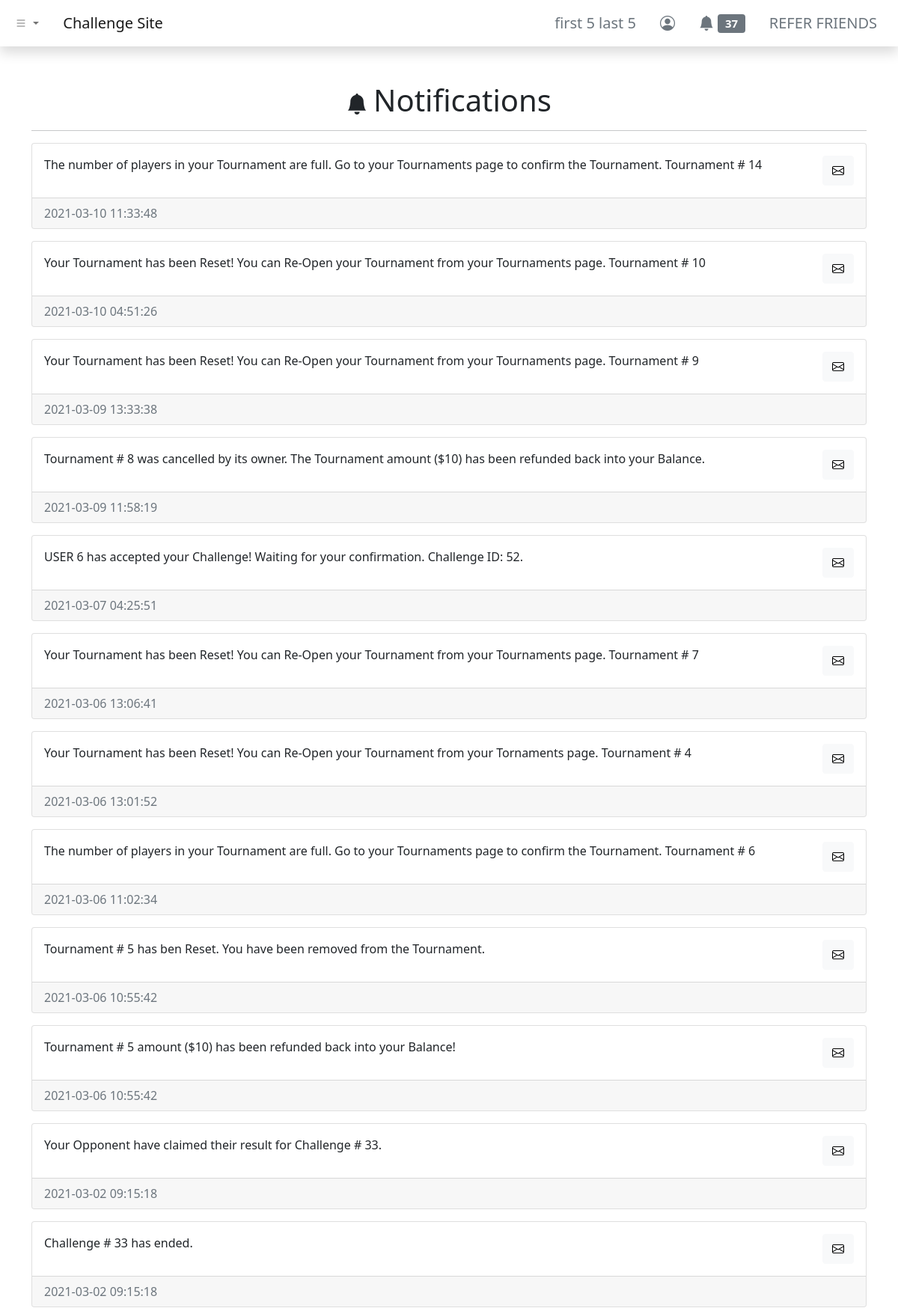
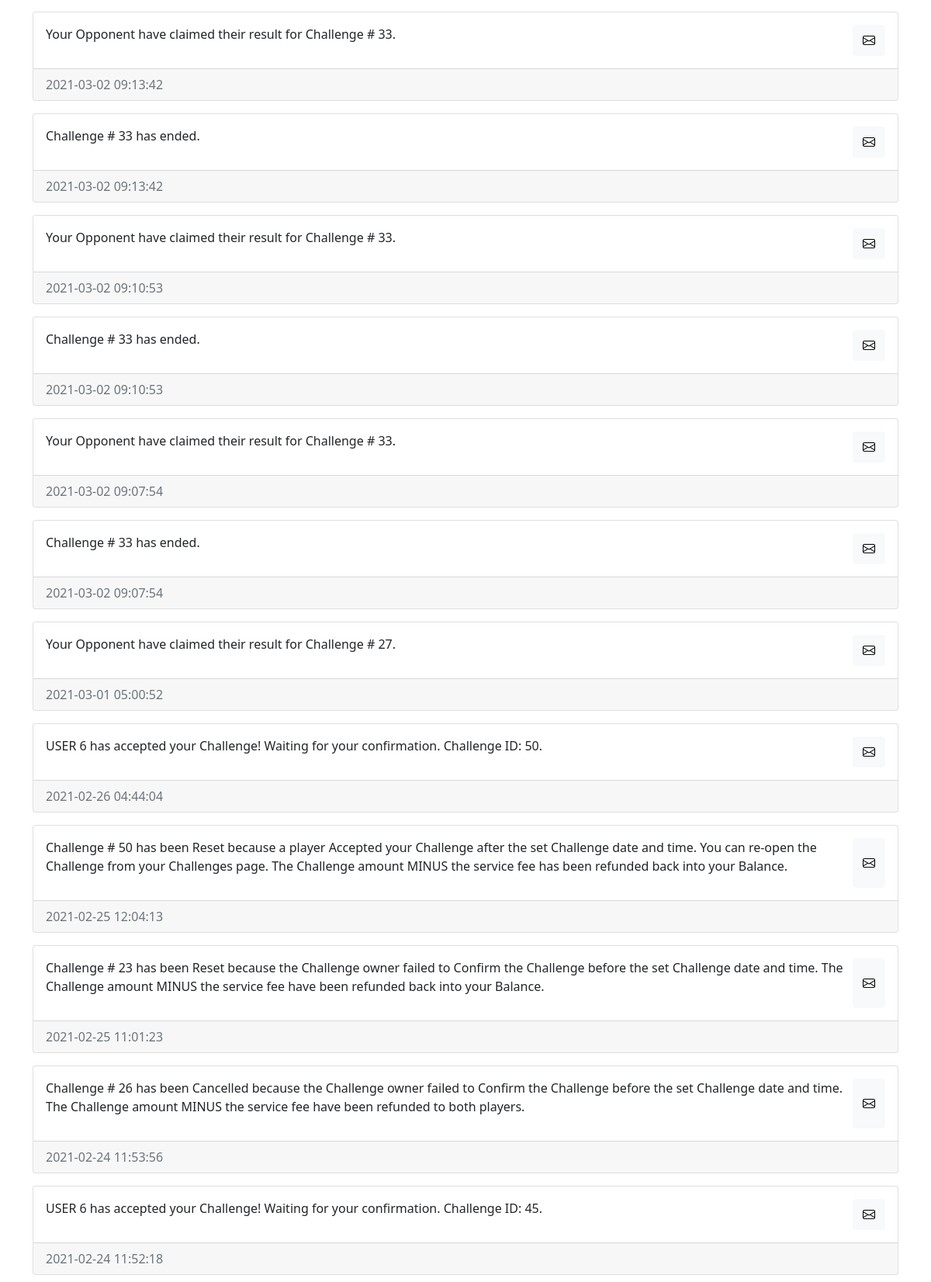
Page /dashboard/notifications/index.php (signed in, upper part) on the committed database (2 pictures, top to bottom).
### tables this page shows
CREATE TABLE `users` (
  `id` int(11) NOT NULL,
  `username` varchar(255) NOT NULL,
  `first_name` varchar(255) NOT NULL,
  `last_name` varchar(255) NOT NULL,
  `email` varchar(255) NOT NULL,
  `user_password` varchar(255) NOT NULL,
  `balance` decimal(65,30) UNSIGNED NOT NULL DEFAULT 0.000000000000000000000000000000,
  `skill_points` int(11) NOT NULL
);

CREATE TABLE `notifications` (
  `notif_id` int(11) NOT NULL,
  `notif_for` int(11) NOT NULL,
  `notif_msg` text NOT NULL,
  `notif_status` varchar(255) NOT NULL DEFAULT 'unread',
  `notif_create_timestamp` timestamp NOT NULL DEFAULT current_timestamp(),
  `notif_read_timestamp` timestamp NULL DEFAULT NULL
);

### dashboard/notifications/index.php (the view, shortened to what this page needs)
<?php include '../../header.php'; ?>
<div class="container my-5">
    <div class="row">
        <div class="col">
            <h1 class="text-center"><i class="bi bi-bell-fill me-2 fs-3"></i>Notifications</h1>
            <hr />
            <?php
            include_once '../../php-apis/db-config.php';
            $user_id = $_SESSION['id'];
            $sql = "SELECT * FROM notifications WHERE notif_for = $user_id ORDER BY notif_create_timestamp DESC";
            $result = mysqli_query($conn, $sql);
            if (mysqli_num_rows($result) > 0) {
                while ($row = mysqli_fetch_assoc($result)) {
            ?>
                    <div class="card my-3">
                        <div class="card-body">
                            <div class="d-flex justify-content-between">
                                <p class="card-text"><?php echo $row['notif_msg']; ?></p>
                                <button type="button" class="btn btn-light notif_button" data-notif_id="<?php echo $row['notif_id']; ?>">
                                    <?php echo ($row['notif_status'] === 'unread') ? ('<i class="bi bi-envelope"></i>') : ('<i class="bi bi-envelope-open"></i>'); ?>
                                </button>
                            </div>
                        </div>
                        <div class="card-footer text-muted"><?php echo $row['notif_create_timestamp']; ?></div>
                    </div>
            <?php
                }
            } else {
                echo "<p class='text-center'>No Notifications</p>";
            }
            ?>
        </div>
    </div>
</div>
<?php include '../../footer.php'; ?>

### header.php (shortened to what this page needs)
<?php
function urlPrefix()
{
    if (basename(getcwd()) === basename(__DIR__)) {
        return './';
    } elseif (basename(dirname(getcwd())) === basename(__DIR__)) {
        return '../';
    } elseif (basename(dirname(dirname(getcwd()))) === basename(__DIR__)) {
        return '../../';
    } elseif (basename(dirname(dirname(dirname(getcwd())))) === basename(__DIR__)) {
        return '../../../';
    } else {
        return './';
    }
}
?>
<!DOCTYPE html>
<html lang="en">
<head>
    <link href="https://cdn.jsdelivr.net/npm/bootstrap@5.0.0-beta2/dist/css/bootstrap.min.css" rel="stylesheet">
    <link rel="stylesheet" href="https://cdn.jsdelivr.net/npm/bootstrap-icons@1.3.0/font/bootstrap-icons.css">
</head>
<body>
    <nav class="navbar navbar-expand-sm navbar-light bg-white shadow">
        <div class="container-fluid">
            <ul class="navbar-nav me-4">
                <li class="nav-item dropdown">
                    <a class="nav-link dropdown-toggle" href="#" id="navbarDropdownMenuLink" role="button" data-bs-toggle="dropdown" aria-expanded="false">
                        <i class="bi bi-list"></i>
                    </a>
                </li>
            </ul>
            <a class="navbar-brand" href="<?php echo urlPrefix(); ?>">Challenge Site</a>
            <div class="collapse navbar-collapse" id="navbarNavDropdown">
                <ul class="navbar-nav ms-auto">
                    <?php if (isset($_SESSION['id'])) { ?>
                        <li class="nav-item">
                            <a class="btn btn-lg btn-outline-secondary border-0" aria-current="page" href="<?php echo urlPrefix() . 'dashboard/profile/'; ?>">
                                <?php
                                include_once urlPrefix() . 'php-apis/db-config.php';
                                $user_id = $_SESSION['id'];
                                $sql = "SELECT * FROM users WHERE id=$user_id";
                                $result = mysqli_query($conn, $sql);
                                if (mysqli_num_rows($result) > 0) {
                                    while ($row = mysqli_fetch_assoc($result)) {
                                        echo $row['first_name'] . ' ' . $row['last_name'];
                                    }
                                } else {
                                    header("Location: " . urlPrefix() . "php-apis/logout.php");
                                    die();
                                }
                                ?>
                            </a>
                        </li>
                        <li class="nav-item">
                            <a class="btn btn-lg btn-outline-secondary border-0" aria-current="page" href="<?php echo urlPrefix() . 'dashboard/profile/'; ?>"><i class="bi bi-person-circle"></i></a>
                        </li>
                        <li class="nav-item">
                            <a class="btn btn-lg btn-outline-secondary border-0" aria-current="page" href="<?php echo urlPrefix() . 'dashboard/notifications/'; ?>">
                                <i class="bi bi-bell-fill"></i>
                                <span class="badge bg-secondary">
                                    <?php
                                    $sql2 = "SELECT COUNT(*) AS unread_notifs FROM notifications WHERE notif_for = $user_id AND notif_status = 'unread'";
                                    $result2 = mysqli_query($conn, $sql2);
                                    if (mysqli_num_rows($result2) > 0) {
                                        while ($row2 = mysqli_fetch_assoc($result2)) {
                                            echo $row2['unread_notifs'];
                                        }
                                    } else {
                                        echo "0";
                                    }
                                    ?>
                                </span>
                            </a>
                        </li>
                        <li class="nav-item">
                            <a class="btn btn-lg btn-outline-secondary border-0" aria-current="page" href="<?php echo urlPrefix() . 'dashboard/refer/'; ?>">REFER FRIENDS</a>
                        </li>
                    <?php } else { ?>
                        <li class="nav-item">
                            <a class="btn btn-lg btn-outline-secondary border-0" aria-current="page" href="<?php echo urlPrefix() . 'login/'; ?>">ENTER</a>
                        </li>
                    <?php } ?>
                </ul>
            </div>
        </div>
    </nav>

### rows in the picture
users: first_name "first 5", last_name "last 5"
notifications: notif_msg "The number of players in your Tournament are full. Go to your Tournaments page to confirm the Tournament. Tournament # 14", notif_status "unread" (drawn), notif_create_timestamp "2021-03-10 11:33:48"
notifications: notif_msg "Your Tournament has been Reset! You can Re-Open your Tournament from your Tournaments page. Tournament # 10", notif_status "unread" (drawn), notif_create_timestamp "2021-03-10 04:51:26"
notifications: notif_msg "Your Tournament has been Reset! You can Re-Open your Tournament from your Tournaments page. Tournament # 9", notif_status "unread" (drawn), notif_create_timestamp "2021-03-09 13:33:38"
notifications: notif_msg "Tournament # 8 was cancelled by its owner. The Tournament amount ($10) has been refunded back into your Balance.", notif_status "unread" (drawn), notif_create_timestamp "2021-03-09 11:58:19"
notifications: notif_msg "USER 6 has accepted your Challenge! Waiting for your confirmation. Challenge ID: 52.", notif_status "unread" (drawn), notif_create_timestamp "2021-03-07 04:25:51"
notifications: notif_msg "Your Tournament has been Reset! You can Re-Open your Tournament from your Tournaments page. Tournament # 7", notif_status "unread" (drawn), notif_create_timestamp "2021-03-06 13:06:41"
notifications: notif_msg "Your Tournament has been Reset! You can Re-Open your Tournament from your Tornaments page. Tournament # 4", notif_status "unread" (drawn), notif_create_timestamp "2021-03-06 13:01:52"
notifications: notif_msg "The number of players in your Tournament are full. Go to your Tournaments page to confirm the Tournament. Tournament # 6", notif_status "unread" (drawn), notif_create_timestamp "2021-03-06 11:02:34"
notifications: notif_msg "Tournament # 5 has ben Reset. You have been removed from the Tournament.", notif_status "unread" (drawn), notif_create_timestamp "2021-03-06 10:55:42"
notifications: notif_msg "Tournament # 5 amount ($10) has been refunded back into your Balance!", notif_status "unread" (drawn), notif_create_timestamp "2021-03-06 10:55:42"
notifications: notif_msg "Your Opponent have claimed their result for Challenge # 33.", notif_status "unread" (drawn), notif_create_timestamp "2021-03-02 09:15:18"
notifications: notif_msg "Challenge # 33 has ended.", notif_status "unread" (drawn), notif_create_timestamp "2021-03-02 09:15:18"
notifications: notif_msg "Your Opponent have claimed their result for Challenge # 33.", notif_status "unread" (drawn), notif_create_timestamp "2021-03-02 09:13:42"
notifications: notif_msg "Challenge # 33 has ended.", notif_status "unread" (drawn), notif_create_timestamp "2021-03-02 09:13:42"
notifications: notif_msg "Your Opponent have claimed their result for Challenge # 33.", notif_status "unread" (drawn), notif_create_timestamp "2021-03-02 09:10:53"
notifications: notif_msg "Challenge # 33 has ended.", notif_status "unread" (drawn), notif_create_timestamp "2021-03-02 09:10:53"
notifications: notif_msg "Your Opponent have claimed their result for Challenge # 33.", notif_status "unread" (drawn), notif_create_timestamp "2021-03-02 09:07:54"
notifications: notif_msg "Challenge # 33 has ended.", notif_status "unread" (drawn), notif_create_timestamp "2021-03-02 09:07:54"
notifications: notif_msg "Your Opponent have claimed their result for Challenge # 27.", notif_status "unread" (drawn), notif_create_timestamp "2021-03-01 05:00:52"
notifications: notif_msg "USER 6 has accepted your Challenge! Waiting for your confirmation. Challenge ID: 50.", notif_status "unread" (drawn), notif_create_timestamp "2021-02-26 04:44:04"
notifications: notif_msg "Challenge # 50 has been Reset because a player Accepted your Challenge after the set Challenge date and time. You can re-open the Challenge from your Challenges page. The Challenge amount MINUS the service fee has been refunded back into your Balance.", notif_status "unread" (drawn), notif_create_timestamp "2021-02-25 12:04:13"
notifications: notif_msg "Challenge # 23 has been Reset because the Challenge owner failed to Confirm the Challenge before the set Challenge date and time. The Challenge amount MINUS the service fee have been refunded back into your Balance.", notif_status "unread" (drawn), notif_create_timestamp "2021-02-25 11:01:23"
notifications: notif_msg "Challenge # 26 has been Cancelled because the Challenge owner failed to Confirm the Challenge before the set Challenge date and time. The Challenge amount MINUS the service fee have been refunded to both players.", notif_status "unread" (drawn), notif_create_timestamp "2021-02-24 11:53:56"
notifications: notif_msg "USER 6 has accepted your Challenge! Waiting for your confirmation. Challenge ID: 45.", notif_status "unread" (drawn), notif_create_timestamp "2021-02-24 11:52:18"

### other values in the picture
$row2['unread_notifs'] "37"
